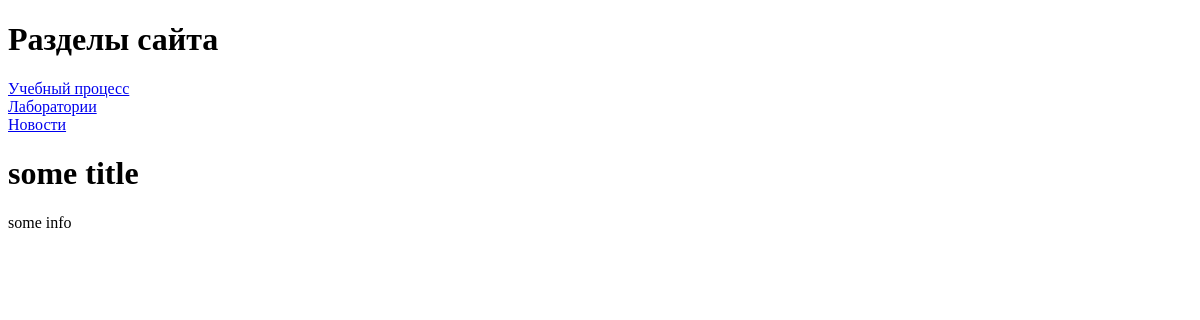
The app's page /, older data.
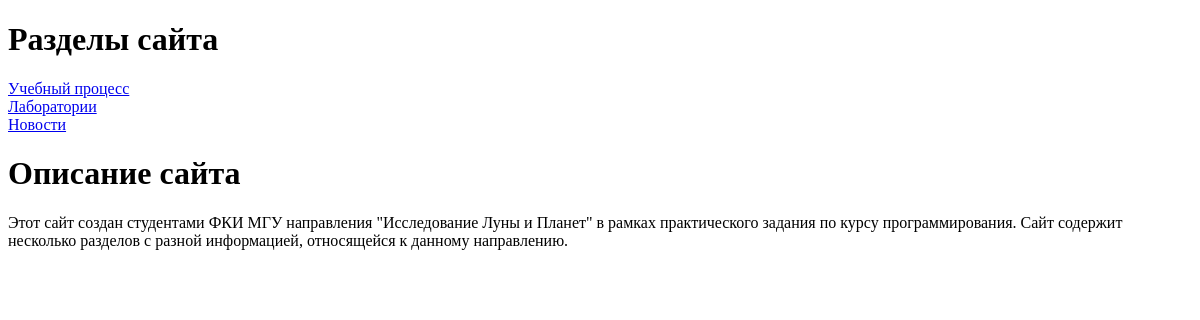
The same page, newer data.
### info/models.py (models this page shows)
class Information(models.Model):
    title = models.CharField(max_length=100)
    info = models.CharField(max_length=10000)

### info/views.py (the view)
# urls.py: path('', views.index, name='edu'),
def index(request):
    information = Information.objects.all()[0]
    template = loader.get_template('info/index.html')
    context = {
        'title': information.title,
        'info': information.info
    }
    return HttpResponse(template.render(context, request))

### info/templates/info/index.html (shortened to what this page needs)
<!DOCTYPE html>
<html>
  <head>
  </head>
  <body>
  <h1>Разделы сайта</h1>
   <a href="/edu">Учебный процесс</a><br>
   <a href="/fields">Лаборатории</a><br>
   <a href="/news">Новости</a><br>
   <h1>{{title}}</h1>
       {{info}}
  </body>
</html>

Row changes from the older to the newer data that the page shows:
changed Information: title "some title" → "Описание сайта"; info "some info" → "Этот сайт создан студентами ФКИ МГУ направления \"Исследование Луны и Планет\" в рамках практического задания по курсу программирования. Сайт содержит несколько разделов с разной информацией, относящейся к данному направлению."
